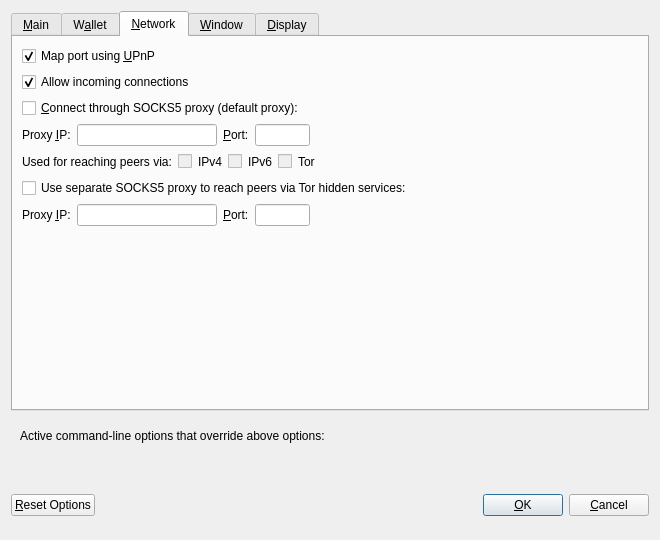
<?xml version="1.0" encoding="UTF-8"?>
<ui version="4.0">
 <class>OptionsDialog</class>
 <widget class="QDialog" name="OptionsDialog">
  <property name="geometry">
   <rect>
    <x>0</x>
    <y>0</y>
    <width>660</width>
    <height>540</height>
   </rect>
  </property>
  <property name="windowTitle">
   <string>Options</string>
  </property>
  <property name="modal">
   <bool>true</bool>
  </property>
  <layout class="QVBoxLayout" name="verticalLayout">
   <item>
    <widget class="QTabWidget" name="tabWidget">
     <property name="currentIndex">
      <number>2</number>
     </property>
     <widget class="QWidget" name="tabMain">
      <attribute name="title">
       <string>&amp;Main</string>
      </attribute>
      <layout class="QVBoxLayout" name="verticalLayout_Main">
       <item>
        <widget class="QCheckBox" name="bitcoinAtStartup">
         <property name="toolTip">
          <string>Automatically start %1 after logging in to the system.</string>
         </property>
         <property name="text">
          <string>&amp;Start %1 on system login</string>
         </property>
        </widget>
       </item>
       <item>
        <layout class="QHBoxLayout" name="horizontalLayout_2_Main">
         <item>
          <widget class="QLabel" name="databaseCacheLabel">
           <property name="text">
            <string>Size of &amp;database cache</string>
           </property>
           <property name="textFormat">
            <enum>Qt::PlainText</enum>
           </property>
           <property name="buddy">
            <cstring>databaseCache</cstring>
           </property>
          </widget>
         </item>
         <item>
          <widget class="QSpinBox" name="databaseCache"/>
         </item>
         <item>
          <widget class="QLabel" name="databaseCacheUnitLabel">
           <property name="text">
            <string>MB</string>
           </property>
           <property name="textFormat">
            <enum>Qt::PlainText</enum>
           </property>
          </widget>
         </item>
         <item>
          <spacer name="horizontalSpacer_2_Main">
           <property name="orientation">
            <enum>Qt::Horizontal</enum>
           </property>
           <property name="sizeHint" stdset="0">
            <size>
             <width>40</width>
             <height>20</height>
            </size>
           </property>
          </spacer>
         </item>
        </layout>
       </item>
       <item>
        <layout class="QHBoxLayout" name="horizontalLayout_3_Main">
         <item>
          <widget class="QLabel" name="threadsScriptVerifLabel">
           <property name="text">
            <string>Number of script &amp;verification threads</string>
           </property>
           <property name="textFormat">
            <enum>Qt::PlainText</enum>
           </property>
           <property name="buddy">
            <cstring>threadsScriptVerif</cstring>
           </property>
          </widget>
         </item>
         <item>
          <widget class="QSpinBox" name="threadsScriptVerif">
           <property name="toolTip">
            <string>(0 = auto, &lt;0 = leave that many cores free)</string>
           </property>
          </widget>
         </item>
         <item>
          <spacer name="horizontalSpacer_3_Main">
           <property name="orientation">
            <enum>Qt::Horizontal</enum>
           </property>
           <property name="sizeHint" stdset="0">
            <size>
             <width>40</width>
             <height>20</height>
            </size>
           </property>
          </spacer>
         </item>
        </layout>
       </item>
       <item>
        <spacer name="verticalSpacer_Main">
         <property name="orientation">
          <enum>Qt::Vertical</enum>
         </property>
         <property name="sizeHint" stdset="0">
          <size>
           <width>20</width>
           <height>40</height>
          </size>
         </property>
        </spacer>
       </item>
      </layout>
     </widget>
     <widget class="QWidget" name="tabWallet">
      <attribute name="title">
       <string>W&amp;allet</string>
      </attribute>
      <layout class="QVBoxLayout" name="verticalLayout_Wallet">
       <item>
        <widget class="QGroupBox" name="groupBox">
         <property name="title">
          <string>Expert</string>
         </property>
         <layout class="QVBoxLayout" name="verticalLayout_2">
          <item>
           <widget class="QCheckBox" name="coinControlFeatures">
            <property name="toolTip">
             <string>Whether to show coin control features or not.</string>
            </property>
            <property name="text">
             <string>Enable coin &amp;control features</string>
            </property>
           </widget>
          </item>
          <item>
           <widget class="QCheckBox" name="spendZeroConfChange">
            <property name="toolTip">
             <string>If you disable the spending of unconfirmed change, the change from a transaction cannot be used until that transaction has at least one confirmation. This also affects how your balance is computed.</string>
            </property>
            <property name="text">
             <string>&amp;Spend unconfirmed change</string>
            </property>
           </widget>
          </item>
          <item>
           <widget class="QCheckBox" name="reindexLelantus">
            <property name="toolTip">
             <string>Restore all Lelantus transactions following a reindex.</string>
            </property>
            <property name="text">
             <string>&amp;Reindex Lelantus</string>
            </property>
           </widget>
          </item>
          <item>
           <widget class="QCheckBox" name="enableRapAddresses">
            <property name="toolTip">
             <string>Whether to show RAP addresses or not.</string>
            </property>
            <property name="text">
             <string>Display RAP addresses</string>
            </property>
           </widget>
          </item>
         </layout>
        </widget>
       </item>
       <item>
        <widget class="QGroupBox" name="lelantusGroupBox">
         <property name="title">
          <string>Lelantus</string>
         </property>
         <layout class="QVBoxLayout" name="verticalLayout_3">
          <item>
           <widget class="QCheckBox" name="autoAnonymize">
            <property name="text">
             <string>Enable &amp;auto-anonymize features</string>
            </property>
           </widget>
          </item>
          <item>
           <widget class="QCheckBox" name="lelantusPage">
            <property name="text">
             <string>Enable &amp;lelantus manual-anonymize page</string>
            </property>
           </widget>
          </item>
         </layout>
        </widget>
       </item>
       <item>
        <spacer name="verticalSpacer_Wallet">
         <property name="orientation">
          <enum>Qt::Vertical</enum>
         </property>
         <property name="sizeHint" stdset="0">
          <size>
           <width>20</width>
           <height>40</height>
          </size>
         </property>
        </spacer>
       </item>
      </layout>
     </widget>
     <widget class="QWidget" name="tabNetwork">
      <attribute name="title">
       <string>&amp;Network</string>
      </attribute>
      <layout class="QVBoxLayout" name="verticalLayout_Network">
       <item>
        <widget class="QCheckBox" name="mapPortUpnp">
         <property name="toolTip">
          <string>Automatically open the BZX client port on the router. This only works when your router supports UPnP and it is enabled.</string>
         </property>
         <property name="text">
          <string>Map port using &amp;UPnP</string>
         </property>
         <property name="checked">
          <bool>true</bool>
         </property>
        </widget>
       </item>
       <item>
        <widget class="QCheckBox" name="allowIncoming">
         <property name="toolTip">
          <string>Accept connections from outside</string>
         </property>
         <property name="text">
          <string>Allow incoming connections</string>
         </property>
         <property name="checked">
          <bool>true</bool>
         </property>
        </widget>
       </item>
       <item>
        <widget class="QCheckBox" name="connectSocks">
         <property name="toolTip">
          <string>Connect to the BZX network through a SOCKS5 proxy.</string>
         </property>
         <property name="text">
          <string>&amp;Connect through SOCKS5 proxy (default proxy):</string>
         </property>
        </widget>
       </item>
       <item>
        <layout class="QHBoxLayout" name="horizontalLayout_1_Network">
         <item>
          <widget class="QLabel" name="proxyIpLabel">
           <property name="text">
            <string>Proxy &amp;IP:</string>
           </property>
           <property name="textFormat">
            <enum>Qt::PlainText</enum>
           </property>
           <property name="buddy">
            <cstring>proxyIp</cstring>
           </property>
          </widget>
         </item>
         <item>
          <widget class="QValidatedLineEdit" name="proxyIp">
           <property name="minimumSize">
            <size>
             <width>140</width>
             <height>0</height>
            </size>
           </property>
           <property name="maximumSize">
            <size>
             <width>140</width>
             <height>16777215</height>
            </size>
           </property>
           <property name="toolTip">
            <string>IP address of the proxy (e.g. IPv4: 127.0.0.1 / IPv6: ::1)</string>
           </property>
          </widget>
         </item>
         <item>
          <widget class="QLabel" name="proxyPortLabel">
           <property name="text">
            <string>&amp;Port:</string>
           </property>
           <property name="textFormat">
            <enum>Qt::PlainText</enum>
           </property>
           <property name="buddy">
            <cstring>proxyPort</cstring>
           </property>
          </widget>
         </item>
         <item>
          <widget class="QLineEdit" name="proxyPort">
           <property name="minimumSize">
            <size>
             <width>55</width>
             <height>0</height>
            </size>
           </property>
           <property name="maximumSize">
            <size>
             <width>55</width>
             <height>16777215</height>
            </size>
           </property>
           <property name="toolTip">
            <string>Port of the proxy (e.g. 9050)</string>
           </property>
          </widget>
         </item>
         <item>
          <spacer name="horizontalSpacer_1_Network">
           <property name="orientation">
            <enum>Qt::Horizontal</enum>
           </property>
           <property name="sizeHint" stdset="0">
            <size>
             <width>40</width>
             <height>20</height>
            </size>
           </property>
          </spacer>
         </item>
        </layout>
       </item>
       <item>
        <layout class="QHBoxLayout" name="horizontalLayout_2_Network">
         <item>
          <widget class="QLabel" name="proxyActiveNets">
           <property name="text">
            <string>Used for reaching peers via:</string>
           </property>
           <property name="textFormat">
            <enum>Qt::PlainText</enum>
           </property>
          </widget>
         </item>
         <item>
          <widget class="QCheckBox" name="proxyReachIPv4">
           <property name="enabled">
            <bool>false</bool>
           </property>
           <property name="toolTip">
            <string>Shows, if the supplied default SOCKS5 proxy is used to reach peers via this network type.</string>
           </property>
           <property name="text">
            <string/>
           </property>
          </widget>
         </item>
         <item>
          <widget class="QLabel" name="proxyReachIPv4Label">
           <property name="text">
            <string>IPv4</string>
           </property>
           <property name="textFormat">
            <enum>Qt::PlainText</enum>
           </property>
          </widget>
         </item>
         <item>
          <widget class="QCheckBox" name="proxyReachIPv6">
           <property name="enabled">
            <bool>false</bool>
           </property>
           <property name="toolTip">
            <string>Shows, if the supplied default SOCKS5 proxy is used to reach peers via this network type.</string>
           </property>
           <property name="text">
            <string/>
           </property>
          </widget>
         </item>
         <item>
          <widget class="QLabel" name="proxyReachIPv6Label">
           <property name="text">
            <string>IPv6</string>
           </property>
           <property name="textFormat">
            <enum>Qt::PlainText</enum>
           </property>
          </widget>
         </item>
         <item>
          <widget class="QCheckBox" name="proxyReachTor">
           <property name="enabled">
            <bool>false</bool>
           </property>
           <property name="toolTip">
            <string>Shows, if the supplied default SOCKS5 proxy is used to reach peers via this network type.</string>
           </property>
           <property name="text">
            <string/>
           </property>
          </widget>
         </item>
         <item>
          <widget class="QLabel" name="proxyReachTorLabel">
           <property name="text">
            <string>Tor</string>
           </property>
           <property name="textFormat">
            <enum>Qt::PlainText</enum>
           </property>
          </widget>
         </item>
         <item>
          <spacer name="horizontalSpacer_2_Network">
           <property name="orientation">
            <enum>Qt::Horizontal</enum>
           </property>
           <property name="sizeHint" stdset="0">
            <size>
             <width>40</width>
             <height>20</height>
            </size>
           </property>
          </spacer>
         </item>
        </layout>
       </item>
       <item>
        <widget class="QCheckBox" name="connectSocksTor">
         <property name="toolTip">
          <string>Connect to the BZX network through a separate SOCKS5 proxy for Tor hidden services.</string>
         </property>
         <property name="text">
          <string>Use separate SOCKS5 proxy to reach peers via Tor hidden services:</string>
         </property>
        </widget>
       </item>
       <item>
        <layout class="QHBoxLayout" name="horizontalLayout_3_Network">
         <item>
          <widget class="QLabel" name="proxyIpTorLabel">
           <property name="text">
            <string>Proxy &amp;IP:</string>
           </property>
           <property name="textFormat">
            <enum>Qt::PlainText</enum>
           </property>
           <property name="buddy">
            <cstring>proxyIpTor</cstring>
           </property>
          </widget>
         </item>
         <item>
          <widget class="QValidatedLineEdit" name="proxyIpTor">
           <property name="minimumSize">
            <size>
             <width>140</width>
             <height>0</height>
            </size>
           </property>
           <property name="maximumSize">
            <size>
             <width>140</width>
             <height>16777215</height>
            </size>
           </property>
           <property name="toolTip">
            <string>IP address of the proxy (e.g. IPv4: 127.0.0.1 / IPv6: ::1)</string>
           </property>
          </widget>
         </item>
         <item>
          <widget class="QLabel" name="proxyPortTorLabel">
           <property name="text">
            <string>&amp;Port:</string>
           </property>
           <property name="textFormat">
            <enum>Qt::PlainText</enum>
           </property>
           <property name="buddy">
            <cstring>proxyPortTor</cstring>
           </property>
          </widget>
         </item>
         <item>
          <widget class="QLineEdit" name="proxyPortTor">
           <property name="minimumSize">
            <size>
             <width>55</width>
             <height>0</height>
            </size>
           </property>
           <property name="maximumSize">
            <size>
             <width>55</width>
             <height>16777215</height>
            </size>
           </property>
           <property name="toolTip">
            <string>Port of the proxy (e.g. 9050)</string>
           </property>
          </widget>
         </item>
         <item>
          <spacer name="horizontalSpacer_4_Network">
           <property name="orientation">
            <enum>Qt::Horizontal</enum>
           </property>
           <property name="sizeHint" stdset="0">
            <size>
             <width>40</width>
             <height>20</height>
            </size>
           </property>
          </spacer>
         </item>
        </layout>
       </item>
       <item>
        <spacer name="verticalSpacer_Network">
         <property name="orientation">
          <enum>Qt::Vertical</enum>
         </property>
         <property name="sizeHint" stdset="0">
          <size>
           <width>20</width>
           <height>40</height>
          </size>
         </property>
        </spacer>
       </item>
      </layout>
     </widget>
     <widget class="QWidget" name="tabWindow">
      <attribute name="title">
       <string>&amp;Window</string>
      </attribute>
      <layout class="QVBoxLayout" name="verticalLayout_Window">
       <item>
        <widget class="QCheckBox" name="hideTrayIcon">
         <property name="toolTip">
          <string>&amp;Hide the icon from the system tray.</string>
         </property>
         <property name="text">
          <string>Hide tray icon</string>
         </property>
        </widget>
       </item>
       <item>
        <widget class="QCheckBox" name="minimizeToTray">
         <property name="toolTip">
          <string>Show only a tray icon after minimizing the window.</string>
         </property>
         <property name="text">
          <string>&amp;Minimize to the tray instead of the taskbar</string>
         </property>
        </widget>
       </item>
       <item>
        <widget class="QCheckBox" name="minimizeOnClose">
         <property name="toolTip">
          <string>Minimize instead of exit the application when the window is closed. When this option is enabled, the application will be closed only after selecting Exit in the menu.</string>
         </property>
         <property name="text">
          <string>M&amp;inimize on close</string>
         </property>
        </widget>
       </item>
       <item>
        <spacer name="verticalSpacer_Window">
         <property name="orientation">
          <enum>Qt::Vertical</enum>
         </property>
         <property name="sizeHint" stdset="0">
          <size>
           <width>20</width>
           <height>40</height>
          </size>
         </property>
        </spacer>
       </item>
      </layout>
     </widget>
     <widget class="QWidget" name="tabDisplay">
      <attribute name="title">
       <string>&amp;Display</string>
      </attribute>
      <layout class="QVBoxLayout" name="verticalLayout_Display">
       <item>
        <layout class="QHBoxLayout" name="horizontalLayout_1_Display">
         <item>
          <widget class="QLabel" name="langLabel">
           <property name="text">
            <string>User Interface &amp;language:</string>
           </property>
           <property name="textFormat">
            <enum>Qt::PlainText</enum>
           </property>
           <property name="buddy">
            <cstring>lang</cstring>
           </property>
          </widget>
         </item>
         <item>
          <widget class="QValueComboBox" name="lang">
           <property name="toolTip">
            <string>The user interface language can be set here. This setting will take effect after restarting %1.</string>
           </property>
          </widget>
         </item>
        </layout>
       </item>
       <item>
        <layout class="QHBoxLayout" name="horizontalLayout_2_Display">
         <item>
          <widget class="QLabel" name="unitLabel">
           <property name="text">
            <string>&amp;Unit to show amounts in:</string>
           </property>
           <property name="textFormat">
            <enum>Qt::PlainText</enum>
           </property>
           <property name="buddy">
            <cstring>unit</cstring>
           </property>
          </widget>
         </item>
         <item>
          <widget class="QValueComboBox" name="unit">
           <property name="toolTip">
            <string>Choose the default subdivision unit to show in the interface and when sending coins.</string>
           </property>
          </widget>
         </item>
        </layout>
       </item>
       <item>
        <layout class="QHBoxLayout" name="horizontalLayout_3_Display">
         <item>
          <widget class="QLabel" name="thirdPartyTxUrlsLabel">
           <property name="toolTip">
            <string>Third party URLs (e.g. a block explorer) that appear in the transactions tab as context menu items. %s in the URL is replaced by transaction hash. Multiple URLs are separated by vertical bar |.</string>
           </property>
           <property name="text">
            <string>Third party transaction URLs</string>
           </property>
           <property name="buddy">
            <cstring>thirdPartyTxUrls</cstring>
           </property>
          </widget>
         </item>
         <item>
          <widget class="QLineEdit" name="thirdPartyTxUrls">
           <property name="toolTip">
            <string>Third party URLs (e.g. a block explorer) that appear in the transactions tab as context menu items. %s in the URL is replaced by transaction hash. Multiple URLs are separated by vertical bar |.</string>
           </property>
          </widget>
         </item>
        </layout>
       </item>
       <item>
        <spacer name="verticalSpacer_Display">
         <property name="orientation">
          <enum>Qt::Vertical</enum>
         </property>
         <property name="sizeHint" stdset="0">
          <size>
           <width>20</width>
           <height>40</height>
          </size>
         </property>
        </spacer>
       </item>
      </layout>
     </widget>
    </widget>
   </item>
   <item>
    <widget class="QFrame" name="frame">
     <layout class="QVBoxLayout" name="verticalLayout_Bottom">
      <item>
       <layout class="QHBoxLayout" name="horizontalLayout_Bottom">
        <item>
         <widget class="QLabel" name="overriddenByCommandLineInfoLabel">
          <property name="text">
           <string>Active command-line options that override above options:</string>
          </property>
          <property name="textFormat">
           <enum>Qt::PlainText</enum>
          </property>
         </widget>
        </item>
        <item>
         <spacer name="horizontalSpacer_Bottom">
          <property name="orientation">
           <enum>Qt::Horizontal</enum>
          </property>
          <property name="sizeHint" stdset="0">
           <size>
            <width>40</width>
            <height>20</height>
           </size>
          </property>
         </spacer>
        </item>
       </layout>
      </item>
      <item>
       <widget class="QLabel" name="overriddenByCommandLineLabel">
        <property name="text">
         <string/>
        </property>
        <property name="textFormat">
         <enum>Qt::PlainText</enum>
        </property>
        <property name="wordWrap">
         <bool>true</bool>
        </property>
       </widget>
      </item>
     </layout>
    </widget>
   </item>
   <item>
    <layout class="QHBoxLayout" name="horizontalLayout_Buttons">
     <item>
      <widget class="QPushButton" name="resetButton">
       <property name="toolTip">
        <string>Reset all client options to default.</string>
       </property>
       <property name="text">
        <string>&amp;Reset Options</string>
       </property>
       <property name="autoDefault">
        <bool>false</bool>
       </property>
      </widget>
     </item>
     <item>
      <spacer name="horizontalSpacer_1">
       <property name="orientation">
        <enum>Qt::Horizontal</enum>
       </property>
       <property name="sizeHint" stdset="0">
        <size>
         <width>40</width>
         <height>48</height>
        </size>
       </property>
      </spacer>
     </item>
     <item>
      <widget class="QLabel" name="statusLabel">
       <property name="minimumSize">
        <size>
         <width>200</width>
         <height>0</height>
        </size>
       </property>
       <property name="font">
        <font>
         <weight>75</weight>
         <bold>true</bold>
        </font>
       </property>
       <property name="text">
        <string/>
       </property>
       <property name="textFormat">
        <enum>Qt::PlainText</enum>
       </property>
       <property name="wordWrap">
        <bool>true</bool>
       </property>
      </widget>
     </item>
     <item>
      <spacer name="horizontalSpacer_2">
       <property name="orientation">
        <enum>Qt::Horizontal</enum>
       </property>
       <property name="sizeHint" stdset="0">
        <size>
         <width>40</width>
         <height>48</height>
        </size>
       </property>
      </spacer>
     </item>
     <item>
      <widget class="QPushButton" name="okButton">
       <property name="text">
        <string>&amp;OK</string>
       </property>
       <property name="autoDefault">
        <bool>false</bool>
       </property>
       <property name="default">
        <bool>true</bool>
       </property>
      </widget>
     </item>
     <item>
      <widget class="QPushButton" name="cancelButton">
       <property name="text">
        <string>&amp;Cancel</string>
       </property>
       <property name="autoDefault">
        <bool>false</bool>
       </property>
      </widget>
     </item>
    </layout>
   </item>
  </layout>
 </widget>
 <customwidgets>
  <customwidget>
   <class>QValidatedLineEdit</class>
   <extends>QLineEdit</extends>
   <header>qvalidatedlineedit.h</header>
  </customwidget>
  <customwidget>
   <class>QValueComboBox</class>
   <extends>QComboBox</extends>
   <header>qvaluecombobox.h</header>
  </customwidget>
 </customwidgets>
 <resources/>
 <connections/>
</ui>
